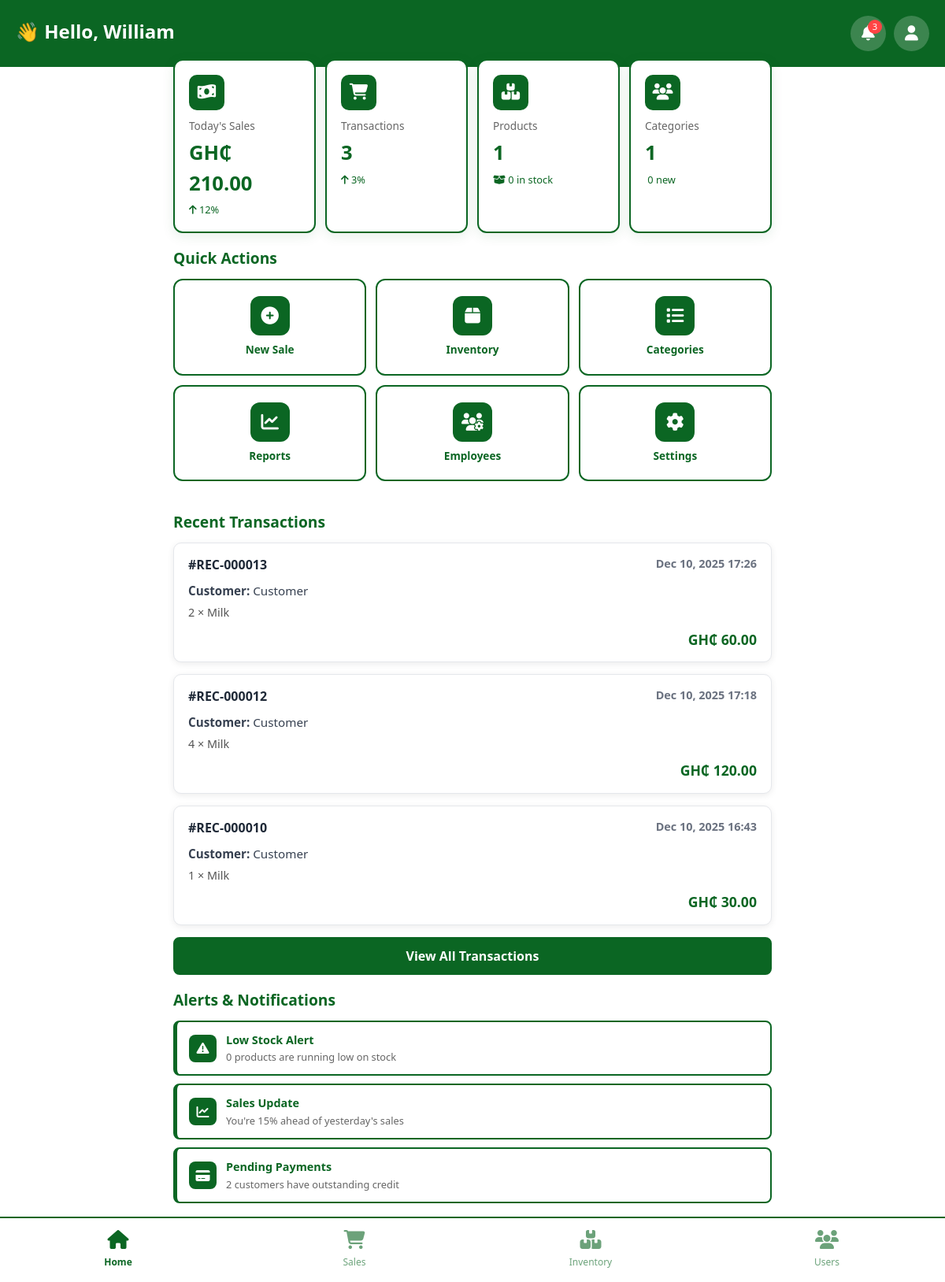
The page /dashboard/ (signed in) on the database its author committed.
### user/models.py (models this page shows, shortened)
class User(AbstractUser):
    POSITION_CHOICES = [
        ('admin', 'Admin'),
        ('owner', 'Owner'),
        ('worker', 'Worker'),
    ]
    email = models.EmailField(unique=True)
    position = models.CharField(
        max_length=50,
        choices=POSITION_CHOICES,
        blank=True,
    )
    last_login = models.DateTimeField(blank=True, null=True)
    is_active = models.BooleanField(default=True)
    is_staff = models.BooleanField(default=False)
    is_superuser = models.BooleanField(default=False)
    class Meta:
        db_table = 'account'  # reuse previous table name to ease migration

class Receipt(models.Model):
    sale = models.OneToOneField(Sales, on_delete=models.CASCADE)
    receipt_number = models.CharField(max_length=50, unique=True)
    issued_at = models.DateTimeField(auto_now_add=True)
    class Meta:
        db_table = 'receipt'

class SaleItem(models.Model):
    sale = models.ForeignKey(Sales, related_name="items", on_delete=models.CASCADE)
    product = models.ForeignKey(Product, on_delete=models.PROTECT)
    quantity = models.IntegerField()
    unit_price = models.DecimalField(max_digits=10, decimal_places=2)
    class Meta:
        db_table = 'sale_item'

class Product(models.Model):
    name = models.CharField(max_length=200)
    category = models.ForeignKey(Category, on_delete=models.PROTECT)
    description = models.TextField(blank=True)
    price = models.DecimalField(max_digits=10, decimal_places=2)
    cost_price = models.DecimalField(max_digits=10, decimal_places=2, null=True, blank=True)
    stock = models.IntegerField(default=0)
    min_stock = models.IntegerField(default=10)
    sku = models.CharField(max_length=50, blank=True)
    created_at = models.DateTimeField(auto_now_add=True)
    stock_level = models.CharField(max_length=50, blank=True, choices=[
        ('In Stock', 'In Stock'),
        ('Low Stock', 'Low Stock'),
        ('Out of Stock', 'Out of Stock'),
    ], default='In Stock')
    class Meta:
        db_table = 'product'

class Sales(models.Model):
    sales_id = models.AutoField(primary_key=True)
    PAYMENT_CHOICES = [
        ('cash', 'Cash'),
        ('mtn', 'MTN Mobile Money'),
        ('airtel', 'AirtelTigo Money'),
        ('vodafone', 'Vodafone Cash'),
        ('card', 'Card'),
    ]
    RECEIPT_CHOICES = [
        ('none', 'No Receipt'),
        ('sms', 'SMS'),
        ('whatsapp', 'WhatsApp'),
        ('email', 'Email'),
        ('print', 'Print PDF'),
    ]
    total_amount = models.DecimalField(max_digits=10, decimal_places=2, default=0.00)
    amount_paid = models.DecimalField(max_digits=10, decimal_places=2, null=True, blank=True)
    payment_method = models.CharField(max_length=20, choices=PAYMENT_CHOICES, default='cash')
    receipt_method = models.CharField(max_length=20, choices=RECEIPT_CHOICES, default='none')
    sale_date = models.DateTimeField(auto_now_add=True)
    class Meta:
        db_table = 'sales'
        verbose_name_plural = 'Sales'

### user/views.py (the view)
# urls.py: path('dashboard/', views.dashboard_view, name='dashboard'),
@login_required
def dashboard_view(request):
    user=request.user
    products_list = Product.objects.count()
    total_categories = Category.objects.count()
    low_stock_count = Product.objects.filter(stock_level='Low Stock').count()
    today_sales = Sales.objects.filter(sale_date__date=datetime.date.today())
    receipt = Receipt.objects.select_related('sale').prefetch_related('sale__items__product').order_by('-issued_at')[:3]
    receipts = Receipt.objects.select_related('sale').order_by('-issued_at')[:3]
    receipt_count = Receipt.objects.count()
    today = datetime.date.today()
    today_sales = Sales.objects.filter(sale_date__date=today)
    total_sales_amount = sum(sale.total_amount for sale in today_sales)
    context={
        'total_products':products_list,
        'total_categories':total_categories,
        'low_stock_count': low_stock_count,
        'total_sales_amount': total_sales_amount,
        'today_sales_count': today_sales.count(),
        'user':user,
        'Receipt_count': receipt_count,
        'receipt': receipt,
        'receipts': receipts,
    }
    return render(request, 'dashboard.html',context)

### templates/dashboard.html (shortened to what this page needs)
{% load static %}
<!DOCTYPE html>
<html lang="en">
<head>
    <link href="https://cdn.jsdelivr.net/npm/bootstrap@5.3.0/dist/css/bootstrap.min.css" rel="stylesheet">
    <link rel="stylesheet" href="https://cdnjs.cloudflare.com/ajax/libs/font-awesome/6.4.0/css/all.min.css">
</head>
<body>
    <div class="top-header">
        <div class="header-content">
            <div class="welcome-section">
                <h2>👋 Hello, {{ user.first_name|default:"Owner" }}</h2>
            </div>
            <div class="header-actions">
                <button class="btn-notification">
                    <i class="fas fa-bell"></i>
                    <span class="notification-badge">{{ notification_count|default:"3" }}</span>
                </button>
                <button class="btn-profile" onclick="window.location.href='{% url 'profile' %}'">
                    <i class="fas fa-user"></i>
                </button>
            </div>
        </div>
    </div>
    <div class="content-wrapper">
        <div class="quick-stats">
            <div class="stat-card">
                <div class="stat-icon">
                    <i class="fas fa-money-bill-wave"></i>
                </div>
                <div class="stat-label">Today's Sales</div>
                <div class="stat-value">GH₵ {{ total_sales_amount|default:"0.00" }}</div>
                <div class="stat-change positive">
                    <i class="fas fa-arrow-up"></i> {{ sales_change|default:"12" }}%
                </div>
            </div>
            <div class="stat-card">
                <div class="stat-icon">
                    <i class="fas fa-shopping-cart"></i>
                </div>
                <div class="stat-label">Transactions</div>
                <div class="stat-value">{{ Receipt_count|default:"0" }}</div>
                <div class="stat-change positive">
                    <i class="fas fa-arrow-up"></i> {{ Receipt_count|default:"8" }}%
                </div>
            </div>
            <div class="stat-card">
                <div class="stat-icon">
                    <i class="fas fa-boxes"></i>
                </div>
                <div class="stat-label">Products</div>
                <div class="stat-value">{{ total_products|default:"0" }}</div>
                <div class="stat-change positive">
                    <i class="fas fa-box-open"></i> {{ in_stock|default:"0" }} in stock
                </div>
            </div>
            <div class="stat-card">
                <div class="stat-icon">
                    <i class="fas fa-users"></i>
                </div>
                <div class="stat-label">Categories</div>
                <div class="stat-value">{{ total_categories|default:"0" }}</div>
                <div class="stat-change positive">
                     {{ categories|default:"0" }} new
                </div>
            </div>
        </div>
        <div class="quick-actions">
            <h3 class="section-title">Quick Actions</h3>
            <div class="action-grid">
                <a href="{% url 'new_sale' %}" class="action-card">
                    <div class="action-icon">
                        <i class="fas fa-plus-circle"></i>
                    </div>
                    <div class="action-label">New Sale</div>
                </a>
                <a href="{% url 'inventory' %}" class="action-card">
                    <div class="action-icon">
                        <i class="fas fa-box"></i>
                    </div>
                    <div class="action-label">Inventory</div>
                </a>
                <a href="{% url 'category' %}" class="action-card">
                    <div class="action-icon">
                        <i class="fas fa-list"></i>
                    </div>
                    <div class="action-label">Categories</div>
                </a>
                <a href="{% url 'reports' %}" class="action-card">
                    <div class="action-icon">
                        <i class="fas fa-chart-line"></i>
                    </div>
                    <div class="action-label">Reports</div>
                </a>
                <a href="{% url 'users' %}" class="action-card">
                    <div class="action-icon">
                        <i class="fas fa-users-cog"></i>
                    </div>
                    <div class="action-label">Employees</div>
                </a>
                <a href="{% url 'settings' %}" class="action-card">
                    <div class="action-icon">
                        <i class="fas fa-cog"></i>
                    </div>
                    <div class="action-label">Settings</div>
                </a>
            </div>
        </div>
        <div class="recent-section">
    <h3 class="section-title">Recent Transactions</h3>
    {% if receipt %}
        {% for sale in receipt|slice:":3" %}
            <div class="transaction-card">
                <div class="transaction-header">
                    <span class="transaction-id">#{{ sale.receipt_number }}</span>
                    <span class="transaction-time">{{ sale.issued_at|date:"M d, Y H:i" }}</span>
                </div>
                <div class="transaction-body">
                    <p class="transaction-customer">
                        <strong>Customer:</strong> {{ sale.customer_name|default:"Customer" }}
                    </p>
                    <div class="transaction-items">
                        {% for item in sale.sale.items.all %}
                            <span class="item">
                                {{ item.quantity }} × {{ item.product.name }}
                            </span>
                        {% endfor %}
                    </div>
                </div>
                <div class="transaction-footer">
                    <span class="transaction-amount">GH₵ {{ sale.sale.total_amount|default:"0.00" }}</span>
                </div>
            </div>
        {% endfor %}
        <a href="{% url 'transactions' %}" class="view-all-btn">View All Transactions</a>
    {% else %}
        <div class="empty-state">
            <i class="fas fa-receipt"></i>
            <p>No recent transactions found.</p>
        </div>
    {% endif %}
</div>
        <div class="alerts-section">
            <h3 class="section-title">Alerts & Notifications</h3>
            <div class="alert-card">
                <div class="alert-icon">
                    <i class="fas fa-exclamation-triangle"></i>
                </div>
                <div class="alert-content">
                    <div class="alert-title">Low Stock Alert</div>
                    <div class="alert-text">{{ low_stock_count }} products are running low on stock</div>
                </div>
            </div>
            <div class="alert-card">
                <div class="alert-icon">
                    <i class="fas fa-chart-line"></i>
                </div>
                <div class="alert-content">
                    <div class="alert-title">Sales Update</div>
                    <div class="alert-text">You're {{ performance|default:"15" }}% ahead of yesterday's sales</div>
                </div>
            </div>
            <div class="alert-card">
                <div class="alert-icon">
                    <i class="fas fa-credit-card"></i>
                </div>
                <div class="alert-content">
                    <div class="alert-title">Pending Payments</div>
                    <div class="alert-text">{{ pending_payments|default:"2" }} customers have outstanding credit</div>
                </div>
            </div>
        </div>
    </div>
    <div class="bottom-nav">
        <a href="{% url 'dashboard' %}" class="nav-item active">
            <i class="fas fa-home"></i>
            <span>Home</span>
        </a>
        <a href="{% url 'sales' %}" class="nav-item">
            <i class="fas fa-shopping-cart"></i>
            <span>Sales</span>
        </a>
        <a href="{% url 'inventory' %}" class="nav-item">
            <i class="fas fa-boxes"></i>
            <span>Inventory</span>
        </a>
        <a href="{% url 'users' %}" class="nav-item">
            <i class="fas fa-users"></i>
            <span>Users</span>
        </a>
    </div>
</body>
</html>

### rows shown on the page
User: first_name "William"
Receipt: receipt_number "REC-000013", issued_at "Dec 10, 2025 17:26", customer_name "Customer", sale.total_amount "60.00"
SaleItem: quantity "2", product.name "Milk"
Receipt: receipt_number "REC-000012", issued_at "Dec 10, 2025 17:18", customer_name "Customer", sale.total_amount "120.00"
SaleItem: quantity "4", product.name "Milk"
Receipt: receipt_number "REC-000010", issued_at "Dec 10, 2025 16:43", customer_name "Customer", sale.total_amount "30.00"
SaleItem: quantity "1", product.name "Milk"

### other values the page prints
{{ notification_count|default:"3" }} "3"
{{ total_sales_amount|default:"0.00" }} "210.00"
{{ sales_change|default:"12" }} "12"
{{ Receipt_count|default:"0" }} "3"
{{ Receipt_count|default:"8" }} "3"
{{ total_products|default:"0" }} "1"
{{ in_stock|default:"0" }} "0"
{{ total_categories|default:"0" }} "1"
{{ categories|default:"0" }} "0"
{{ low_stock_count }} "0"
{{ performance|default:"15" }} "15"
{{ pending_payments|default:"2" }} "2"
